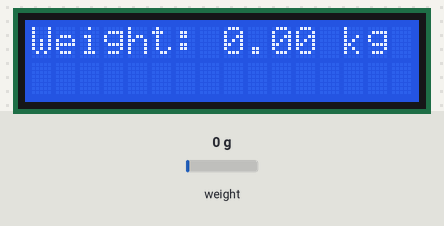
The sketch below on a simulated Arduino Uno, built with avr-gcc and run on an emulated ATmega328P. Shown: 16×2 character LCD. The test bench sets the inputs (shaded band); at power-on: weight on the scale 0 g. What the sketch prints to the serial monitor is not drawn.

Above: at 1.2 s.
1.3 s: weight on the scale set to 100 g
At 2.8 s:
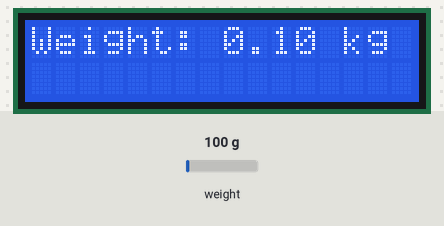
3.9 s: weight on the scale set to 1250 g
At 5.6 s:
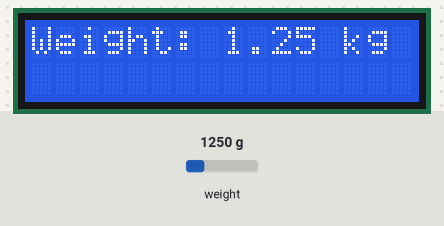
6.1 s: weight on the scale set to 2500 g
At 7.3 s:
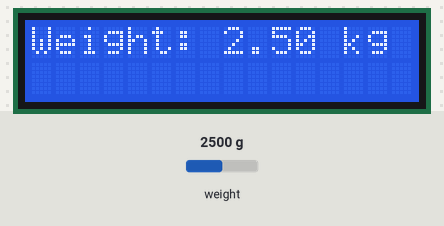
Timing chart, 0 to 9.1 s (numbered marks = the images above; inputs shaded):
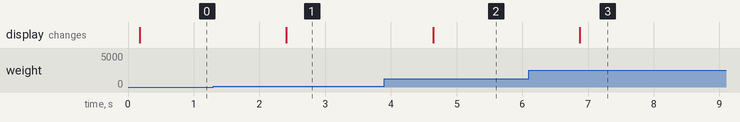

Measured:
- after the input at 1.3 s, the display: changes after 1.1 s (image 1)
- after the input at 3.9 s, the display: changes after 0.74 s (image 2)
- after the input at 6.1 s, the display: changes after 0.77 s (image 3)

The sketch:

sketch_aug05c.ino
```cpp
#include <Wire.h>
#include <LiquidCrystal_I2C.h>
#include <HX711.h>

const int LOADCELL_DOUT_PIN = 3;
const int LOADCELL_SCK_PIN = 2;

HX711 scale;

LiquidCrystal_I2C lcd(0x27, 16, 2); // Change 0x27 to the I2C address of your LCD

void setup() {
  Serial.begin(9600);
  scale.begin(LOADCELL_DOUT_PIN, LOADCELL_SCK_PIN);

  lcd.begin(16, 2); // Initialize the LCD
  lcd.backlight();  // Turn on the backlight
}

void loop() {
  // Replace 1.0 with your calibration factor for accurate measurements
  float calibration_factor = 10000.0;

  scale.set_scale(calibration_factor); // Set calibration factor
  float weight = scale.get_units(); // Get the weight reading

  // Print the weight on the LCD
  lcd.setCursor(0, 0); // Set the cursor to the first column of the first row
  lcd.print("Weight: ");
  lcd.print(weight);
  lcd.print(" kg");

  // Print the weight on the Serial Monitor
  Serial.print("Weight: ");
  Serial.print(weight);
  Serial.println(" kg");

  delay(1000); // Wait for a second
}
```
